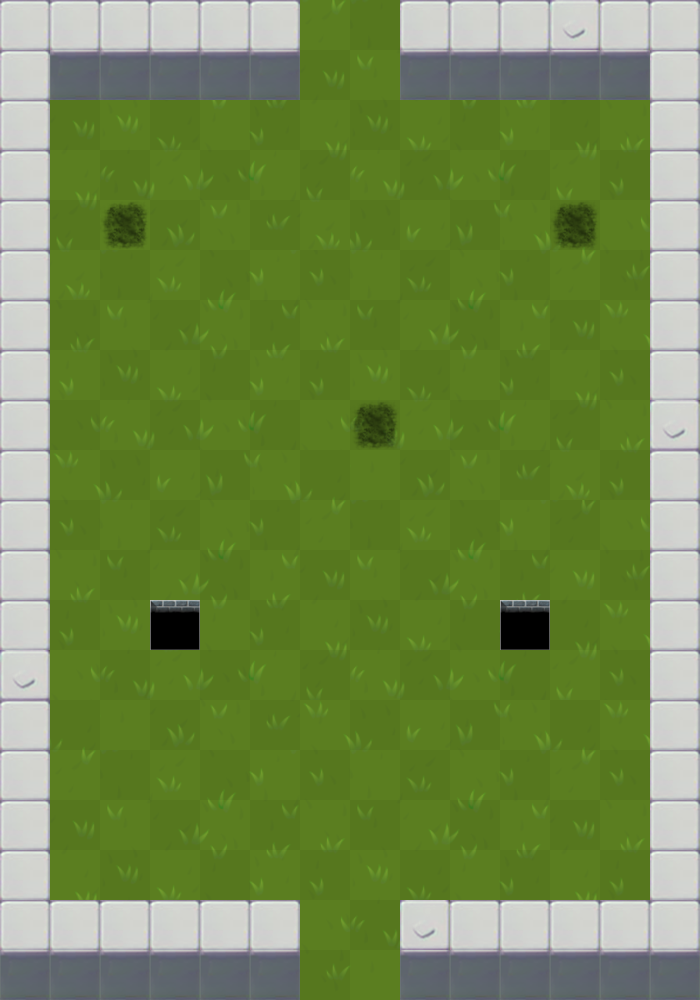

The image is a tile-based game level rendered from a .tmx file. Its description and source (layers, tilesets, objects; grid data summarised) follow:
An orthogonal 14x20 tile map with 50x50 px tiles, 15 tile layers (suelo, pared, enemigos1, enemigos2, ...), 12 tilesets.

<map version="1.2" tiledversion="1.2.3" orientation="orthogonal" renderorder="right-down" width="14" height="20" tilewidth="50" tileheight="50" infinite="0" nextlayerid="17" nextobjectid="1">
 <properties>
  <property name="LongitudSierra" type="float" value="3" />
  <property name="MovingEnemyFinalPosX" type="float" value="5" />
  <property name="MovingEnemyFinalPosY" type="float" value="12" />
 </properties>
 <tileset firstgid="1" name="0" tilewidth="50" tileheight="50" tilecount="1" columns="1">
  <image source="tiles/0.png" width="64" height="64" />
 </tileset>
 <tileset firstgid="2" name="1" tilewidth="50" tileheight="50" tilecount="1" columns="1">
  <image source="tiles/1.png" width="64" height="64" />
 </tileset>
 <tileset firstgid="3" name="2" tilewidth="50" tileheight="50" tilecount="1" columns="1">
  <image source="tiles/2.png" width="64" height="64" />
 </tileset>
 <tileset firstgid="4" name="3" tilewidth="50" tileheight="50" tilecount="1" columns="1">
  <image source="tiles/3.png" width="64" height="64" />
 </tileset>
 <tileset firstgid="5" name="suciedad50" tilewidth="50" tileheight="50" tilecount="1" columns="1">
  <image source="tiles/suciedad50.png" width="50" height="50" />
 </tileset>
 <tileset firstgid="6" name="hoyo250" tilewidth="50" tileheight="50" tilecount="1" columns="1">
  <image source="tiles/hoyo250.png" width="50" height="50" />
 </tileset>
 <tileset firstgid="7" name="hoyo50" tilewidth="50" tileheight="50" tilecount="1" columns="1">
  <image source="tiles/hoyo50.png" width="50" height="50" />
 </tileset>
 <tileset firstgid="8" name="PuertaTransparente" tilewidth="50" tileheight="50" tilecount="1" columns="1">
  <image source="tiles/PuertaTransparente.png" width="50" height="50" />
 </tileset>
 <tileset firstgid="9" name="Bloque" tilewidth="50" tileheight="50" tilecount="1" columns="1">
  <image source="tiles/Bloque.png" width="50" height="50" />
 </tileset>
 <tileset firstgid="10" name="Bloque2" tilewidth="50" tileheight="50" tilecount="1" columns="1">
  <image source="tiles/Bloque2.png" width="50" height="50" />
 </tileset>
 <tileset firstgid="11" name="BloquePerp" tilewidth="50" tileheight="50" tilecount="1" columns="1">
  <image source="tiles/BloquePerp.png" width="50" height="50" />
 </tileset>
 <tileset firstgid="12" name="sueloCespedCompleto" tilewidth="50" tileheight="50" tilecount="280" columns="14">
  <image source="tiles/sueloCespedCompleto.png" width="700" height="1000" />
 </tileset>
 <layer id="1" name="suelo" width="14" height="20">
  <data>[280 cells, 280 non-empty, 280 distinct tile ids]</data>
 </layer>
 <layer id="2" name="pared" width="14" height="20">
  <data>[280 cells, 80 non-empty, 3 distinct tile ids]</data>
 </layer>
 <layer id="3" name="enemigos1" width="14" height="20">
  <data>[280 cells, 2 non-empty, 1 distinct tile ids]</data>
 </layer>
 <layer id="4" name="enemigos2" width="14" height="20">
  <data>[280 cells, 0 non-empty, 0 distinct tile ids]</data>
 </layer>
 <layer id="16" name="boss1" width="14" height="20">
  <data>[280 cells, 1 non-empty, 1 distinct tile ids]</data>
 </layer>
 <layer id="5" name="enemigos3" width="14" height="20">
  <data>[280 cells, 0 non-empty, 0 distinct tile ids]</data>
 </layer>
 <layer id="14" name="enemigos4" width="14" height="20">
  <data>[280 cells, 0 non-empty, 0 distinct tile ids]</data>
 </layer>
 <layer id="6" name="blocker" width="14" height="20">
  <data>[280 cells, 0 non-empty, 0 distinct tile ids]</data>
 </layer>
 <layer id="12" name="pinchos" width="14" height="20">
  <data>[280 cells, 2 non-empty, 1 distinct tile ids]</data>
 </layer>
 <layer id="13" name="sierra" width="14" height="20">
  <data>[280 cells, 0 non-empty, 0 distinct tile ids]</data>
 </layer>
 <layer id="7" name="mejoraVida" width="14" height="20">
  <data>[280 cells, 0 non-empty, 0 distinct tile ids]</data>
 </layer>
 <layer id="8" name="mejoraAtaque" width="14" height="20">
  <data>[280 cells, 0 non-empty, 0 distinct tile ids]</data>
 </layer>
 <layer id="9" name="mejoraMovimiento" width="14" height="20">
  <data>[280 cells, 0 non-empty, 0 distinct tile ids]</data>
 </layer>
 <layer id="10" name="mejoraCadencia" width="14" height="20">
  <data>[280 cells, 0 non-empty, 0 distinct tile ids]</data>
 </layer>
 <layer id="11" name="puerta" width="14" height="20">
  <data>[280 cells, 2 non-empty, 1 distinct tile ids]</data>
 </layer>
</map>
